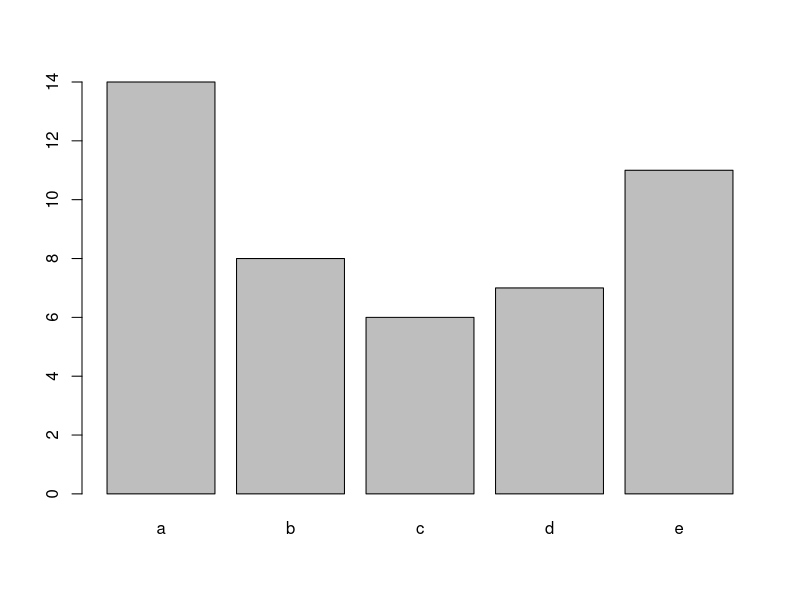

Here is the R script that generated this plot:
# create dummy data
data <- data.frame(
  name=letters[1:5],
  value=sample(seq(4,15),5)
)

# The most basic barplot you can do:
barplot(height=data$value, names=data$name)